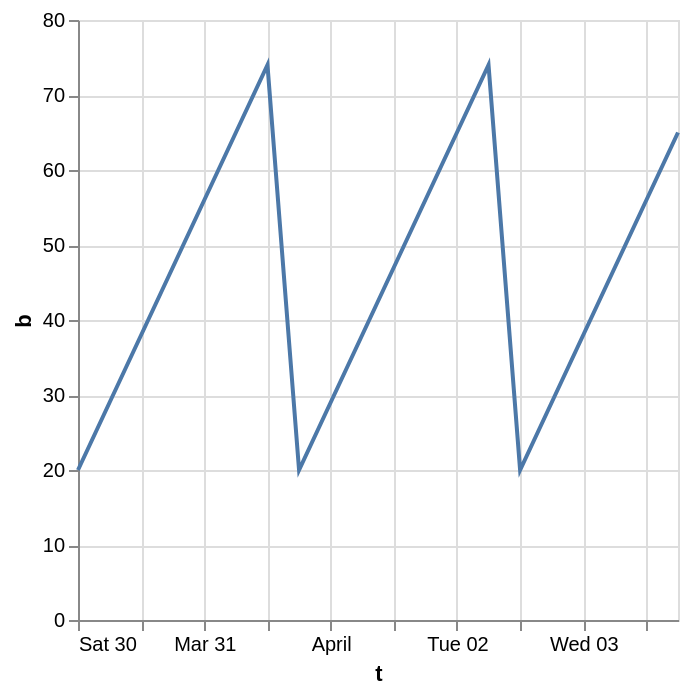

Write the Vega-Lite specification saved for this chart.
### Vega specification from a JSON file in a GitHub repository (floating-point values rounded to 4 significant figures)
{"$schema": "https://vega.github.io/schema/vega/v6.json", "background": "white", "padding": 5, "width": 300, "height": 300, "style": "cell", "data": [{"name": "source_0", "values": [{"t": "2024-03-30T00:00:00.000Z", "b": 20}, {"t": "2024-03-30T06:00:00.000Z", "b": 29}, {"t": "2024-03-30T12:00:00.000Z", "b": 38}, {"t": "2024-03-30T18:00:00.000Z", "b": 47}, {"t": "2024-03-31T00:00:00.000Z", "b": 56}, {"t": "2024-03-31T06:00:00.000Z", "b": 65}, {"t": "2024-03-31T12:00:00.000Z", "b": 74}, {"t": "2024-03-31T18:00:00.000Z", "b": 20}, {"t": "2024-04-01T00:00:00.000Z", "b": 29}, {"t": "2024-04-01T06:00:00.000Z", "b": 38}, {"t": "2024-04-01T12:00:00.000Z", "b": 47}, {"t": "2024-04-01T18:00:00.000Z", "b": 56}, {"t": "2024-04-02T00:00:00.000Z", "b": 65}, {"t": "2024-04-02T06:00:00.000Z", "b": 74}, {"t": "2024-04-02T12:00:00.000Z", "b": 20}, {"t": "2024-04-02T18:00:00.000Z", "b": 29}, {"t": "2024-04-03T00:00:00.000Z", "b": 38}, {"t": "2024-04-03T06:00:00.000Z", "b": 47}, {"t": "2024-04-03T12:00:00.000Z", "b": 56}, {"t": "2024-04-03T18:00:00.000Z", "b": 65}]}, {"name": "data_0", "source": "source_0", "transform": [{"type": "formula", "expr": "toDate(datum[\"t\"])", "as": "t"}]}], "marks": [{"name": "marks", "type": "line", "style": ["line"], "sort": {"field": "x"}, "from": {"data": "data_0"}, "encode": {"update": {"stroke": {"value": "#4c78a8"}, "description": {"signal": "\"t: \" + (timeFormat(datum[\"t\"], \"%b %d, %Y\")) + \"; b: \" + (format(datum[\"b\"], \"\"))"}, "x": {"scale": "x", "field": "t"}, "y": {"scale": "y", "field": "b"}, "defined": {"signal": "isValid(datum[\"t\"]) && isFinite(+datum[\"t\"]) && isValid(datum[\"b\"]) && isFinite(+datum[\"b\"])"}}}}], "scales": [{"name": "x", "type": "time", "domain": {"data": "data_0", "field": "t"}, "range": [0, {"signal": "width"}]}, {"name": "y", "type": "linear", "domain": {"data": "data_0", "field": "b"}, "range": [{"signal": "height"}, 0], "nice": true, "zero": true}], "axes": [{"scale": "x", "orient": "bottom", "gridScale": "y", "grid": true, "tickCount": {"signal": "ceil(width/40)"}, "domain": false, "labels": false, "aria": false, "maxExtent": 0, "minExtent": 0, "ticks": false, "zindex": 0}, {"scale": "y", "orient": "left", "gridScale": "x", "grid": true, "tickCount": {"signal": "ceil(height/40)"}, "domain": false, "labels": false, "aria": false, "maxExtent": 0, "minExtent": 0, "ticks": false, "zindex": 0}, {"scale": "x", "orient": "bottom", "grid": false, "title": "t", "labelFlush": true, "labelOverlap": true, "tickCount": {"signal": "ceil(width/40)"}, "zindex": 0}, {"scale": "y", "orient": "left", "grid": false, "title": "b", "labelOverlap": true, "tickCount": {"signal": "ceil(height/40)"}, "zindex": 0}]}
